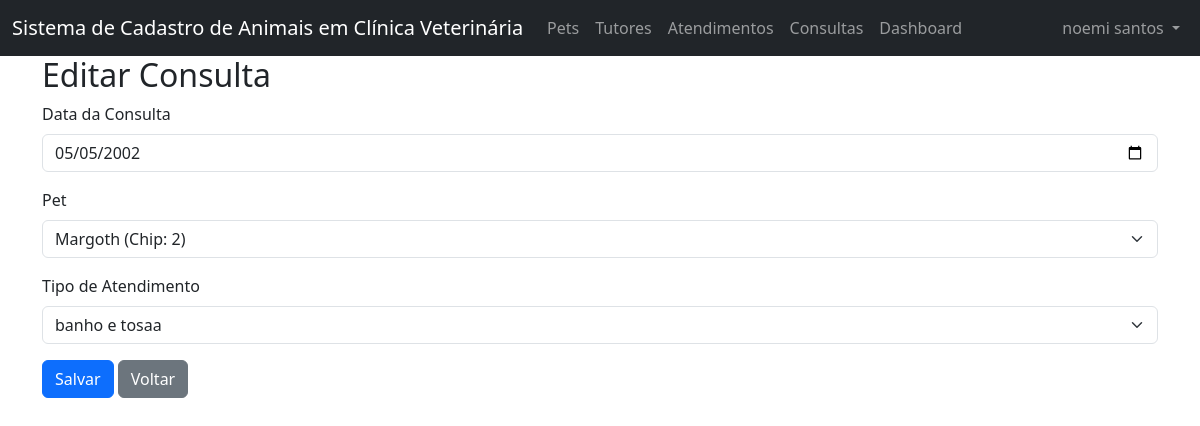
The page /projeto_p2/editar_consulta.php?id=1 (signed in) on the database its author committed.
### tables this page shows
CREATE TABLE `consulta` (
  `id_consulta` int(11) NOT NULL,
  `data_consulta` datetime DEFAULT NULL,
  `pets_chip` int(11) NOT NULL,
  `atendimento_id` int(11) NOT NULL
);

CREATE TABLE `pets` (
  `chip` int(11) NOT NULL,
  `nome_pet` varchar(45) DEFAULT NULL,
  `idade_pet` int(11) DEFAULT NULL,
  `raca_pet` varchar(45) DEFAULT NULL,
  `tutores_cpf` int(11) NOT NULL
);

CREATE TABLE `atendimento` (
  `id` int(11) NOT NULL,
  `nome` varchar(45) DEFAULT NULL,
  `descricao` varchar(45) DEFAULT NULL,
  `valor` decimal(5,2) DEFAULT NULL
);

### projeto_p2/editar_consulta.php (the view, shortened to what this page needs)
<?php
require_once("cabecalho.php");
function retornaPets(){
    require("conexao.php");
    try{
        $sql = "SELECT chip, nome_pet FROM pets";
        $stmt = $pdo->query($sql);
        return $stmt->fetchAll();
    } catch(Exception $e){
        die("Erro ao buscar pets: " . $e->getMessage());
    }
}
function retornaAtendimentos(){
    require("conexao.php");
    try{
        $sql = "SELECT id, descricao FROM atendimento";
        $stmt = $pdo->query($sql);
        return $stmt->fetchAll();
    } catch(Exception $e){
        die("Erro ao buscar atendimentos: " . $e->getMessage());
    }
}
function consultarConsulta($id_consulta){
    require("conexao.php");
    try{
        $sql = "SELECT * FROM consulta WHERE id_consulta = ?";
        $stmt = $pdo->prepare($sql);
        $stmt->execute([$id_consulta]);
        $consulta = $stmt->fetch(PDO::FETCH_ASSOC);
        return $consulta;
    } catch(Exception $e){
        die("Erro ao consultar consulta: " . $e->getMessage());
    }
}
$pets = retornaPets();
$atendimentos = retornaAtendimentos();
if($_SERVER['REQUEST_METHOD'] == "POST"){
    $id_consulta = $_POST['id_consulta'];
    $data_consulta = $_POST['data_consulta'];
    $pets_chip = $_POST['pets_chip'];
    $atendimento_id = $_POST['atendimento_id'];
    alterarConsulta($id_consulta, $data_consulta, $pets_chip, $atendimento_id);
} else {
    $consulta = consultarConsulta($_GET['id']);
}
?>
<h2>Editar Consulta</h2>
<form method="post">
    <div class="mb-3">
        <label for="data_consulta" class="form-label">Data da Consulta</label>
        <input type="date" id="data_consulta" name="data_consulta" class="form-control" required value="<?= substr($consulta['data_consulta'], 0, 10) ?>">
    </div>
    <div class="mb-3">
        <label for="pets_chip" class="form-label">Pet</label>
        <select id="pets_chip" name="pets_chip" class="form-select" required>
            <?php foreach($pets as $p): ?>
                <option value="<?= $p['chip'] ?>" <?= ($consulta['pets_chip'] == $p['chip']) ? "selected" : "" ?>>
                    <?= $p['nome_pet'] ?> (Chip: <?= $p['chip'] ?>)
                </option>
            <?php endforeach; ?>
        </select>
    </div>
    <div class="mb-3">
        <label for="atendimento_id" class="form-label">Tipo de Atendimento</label>
        <select id="atendimento_id" name="atendimento_id" class="form-select" required>
            <?php foreach($atendimentos as $a): ?>
                <option value="<?= $a['id'] ?>" <?= ($consulta['atendimento_id'] == $a['id']) ? "selected" : "" ?>>
                    <?= $a['descricao'] ?>
                </option>
            <?php endforeach; ?>
        </select>
    </div>
    <button type="submit" class="btn btn-primary">Salvar</button>
    <a href="consultas.php" class="btn btn-secondary">Voltar</a>
</form>
<?php require_once("rodape.php"); ?>

### rows shown on the page
consulta: data_consulta "05/05/2002", pets_chip "Margoth (Chip: 2)", atendimento_id "banho e tosaa"

### other values the page prints
$_SESSION['usuario'] "noemi santos"
